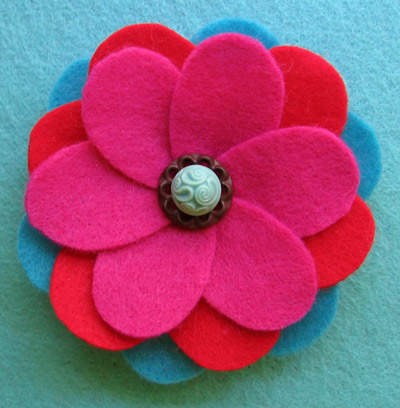
%> input picture Assignment 1 Outputs/flower.jpg, 400 x 408 px
$ octave 'Image_HistogramCreation_&_Normalization.m'   (GNU Octave 9; MATLAB toolbox functions it lacks are replaced by stand-ins)
%> lines starting %> are read from the running program, lines starting %| are printed output that depends on the picture
% Image Histogram Creation. Normalize it and show it side by side.

im = imread('flower.jpg');
%> im is the input picture: size 408x400x3 uint8; mean R, G, B 150.2, 87.4, 119.7


%% Manually converting to grayscale

[r, c, d] = size(im);  % Get the size of the image
%> r = 408; c = 400; d = 3

imgray = zeros(r, c);   % Initialize a matrix for the grayscale image


% Loop through each pixel and apply the RGB to grayscale conversion formula

for i = 1:r

    for j = 1:c

        red = im(i,j,1);      % Red channel

        green = im(i,j,2);    % Green channel

        blue = im(i,j,3);     % Blue channel

        % Grayscale conversion formula

        imgray(i,j) = 0.299 * red + 0.587 * green + 0.114 * blue;

    end

end
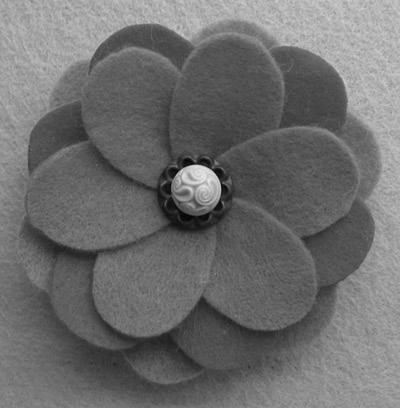
%> imgray: size 408x400 double; min 5, max 233, mean 109.9


% Convert to uint8 format

imgray = uint8(imgray);
%> imgray: size 408x400 uint8


%% Compute the histogram of the grayscale image

% The range of pixel values is 0 to 255 for a grayscale image

original_hist = zeros(1, 256);  % Initialize the histogram array


% Count the occurrences of each pixel value

for i = 1:r

    for j = 1:c

        pixel_value = imgray(i,j);  % Get the pixel value

        original_hist(pixel_value + 1) = original_hist(pixel_value + 1) + 1;  % Increment the corresponding bin

    end

end
%> after the loop, original_hist = 256 values, max 2759 at index 86, min 0 at index 1, mean 637.5


% Normalize the histogram

num_pixels = r * c;  % Total number of pixels
%> num_pixels = 163200

normalized_hist = original_hist / num_pixels;  % Normalize by the total number of pixels
%> normalized_hist = 256 values, max 0.0169 at index 86, min 0 at index 1, mean 0.00391


%% Display the original and normalized histograms side by side

figure;

subplot(1, 2, 1);

bar(0:255, original_hist, 'histc');  % Plot the original histogram

title('Original Histogram');

xlabel('Intensity Levels');

ylabel('Frequency');


subplot(1, 2, 2);

bar(0:255, normalized_hist, 'histc');  % Plot the normalized histogram

title('Normalized Histogram');

xlabel('Intensity Levels');

ylabel('Normalized Frequency');
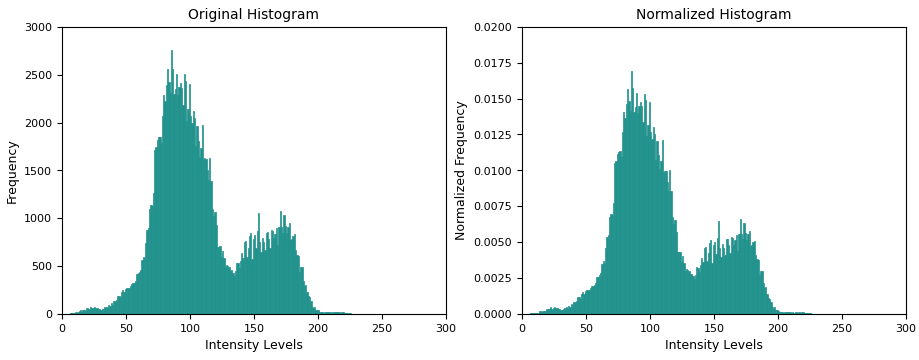
%> figure redrawn from the program's plot data, 2 panels; panel 1: tallest bar 2759 high, from x = 85 to 86; panel 2: tallest bar 0.0169 high, from x = 85 to 86

$ run again, with Assignment 1 Outputs/MY_IMAGE.jpg copied over Assignment 1 Outputs/flower.jpg
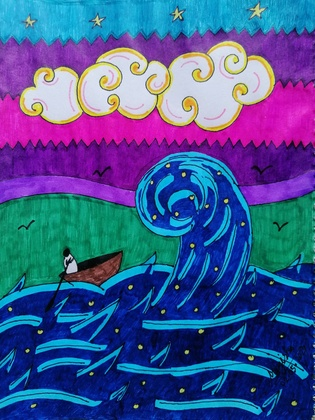
%> input picture Assignment 1 Outputs/MY_IMAGE.jpg, 315 x 420 px, shrunk from 828 x 1104 before the run
%> im is the input picture: size 420x315x3 uint8; mean R, G, B 66.8, 86.8, 147.1
%> after the loop `for i = 1:r`:
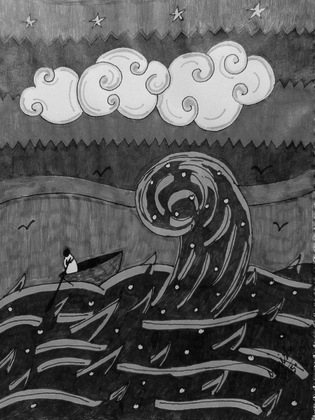
%> imgray: size 420x315 double; min 1, max 235, mean 87.7
%> after the loop `for i = 1:r`: original_hist = 256 values, max 2082 at index 25, min 0 at index 1, mean 516.8
%> normalized_hist = 256 values, max 0.0157 at index 25, min 0 at index 1, mean 0.00391
%> `ylabel('Normalized Frequency');`:
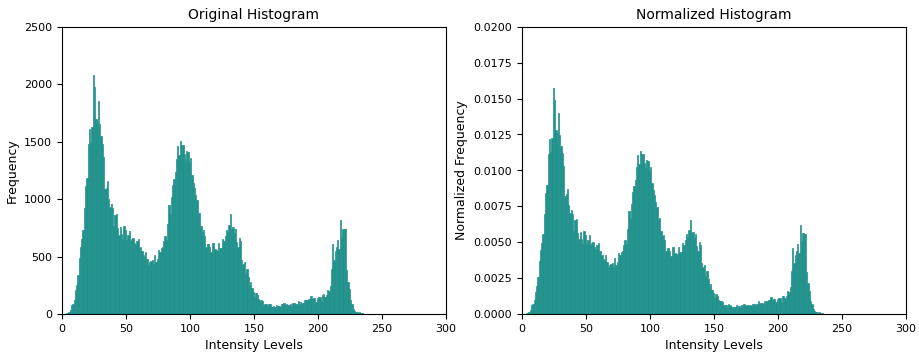
%> figure redrawn from the program's plot data, 2 panels; panel 1: tallest bar 2082 high, from x = 24 to 25; panel 2: tallest bar 0.0157 high, from x = 24 to 25

$ run again, with Assignment 1 Outputs/Mirror.png saved as Assignment 1 Outputs/flower.jpg
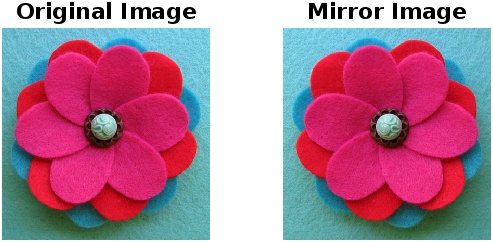
%> input picture Assignment 1 Outputs/Mirror.png, 493 x 242 px
%> im is the input picture: size 242x493x3 uint8; mean R, G, B 172.4, 125.9, 149.8
%> after the loop `for i = 1:r`:
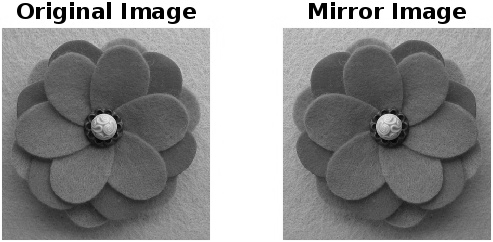
%> imgray: size 242x493 double; min 0, max 255, mean 142.6
%> after the loop `for i = 1:r`: original_hist = 256 values, max 25450 at index 255, min 0 at index 234, mean 466
%> normalized_hist = 256 values, max 0.213 at index 255, min 0 at index 234, mean 0.00391
%> `ylabel('Normalized Frequency');`:
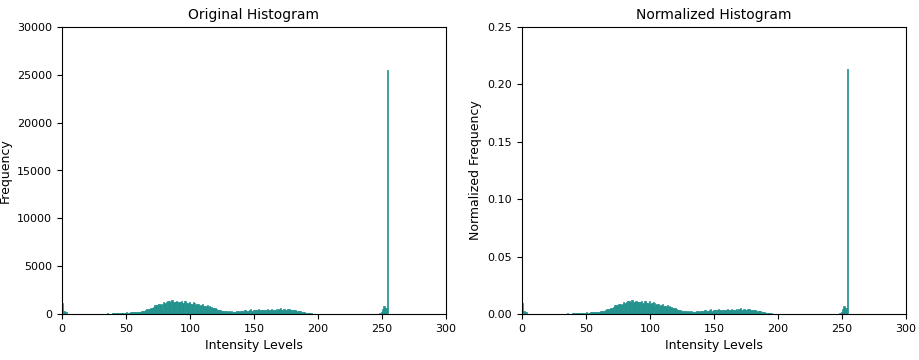
%> figure redrawn from the program's plot data, 2 panels; panel 1: tallest bar 25450 high, from x = 254 to 255; panel 2: tallest bar 0.213 high, from x = 254 to 255

$ run again, with Assignment 1 Outputs/Nightvision.png saved as Assignment 1 Outputs/flower.jpg
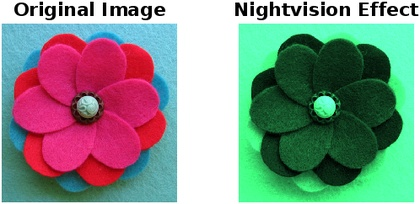
%> input picture Assignment 1 Outputs/Nightvision.png, 420 x 204 px, shrunk from 498 x 242 before the run
%> im is the input picture: size 204x420x3 uint8; mean R, G, B 133.3, 146.4, 138.1
%> after the loop `for i = 1:r`:
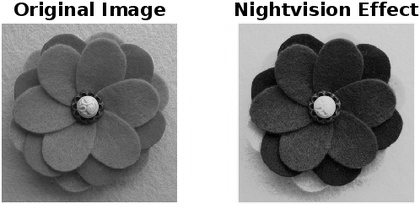
%> imgray: size 204x420 double; min 0, max 255, mean 141.6
%> after the loop `for i = 1:r`: original_hist = 256 values, max 16749 at index 255, min 0 at index 256, mean 334.7
%> normalized_hist = 256 values, max 0.195 at index 255, min 0 at index 256, mean 0.00391
%> `ylabel('Normalized Frequency');`:
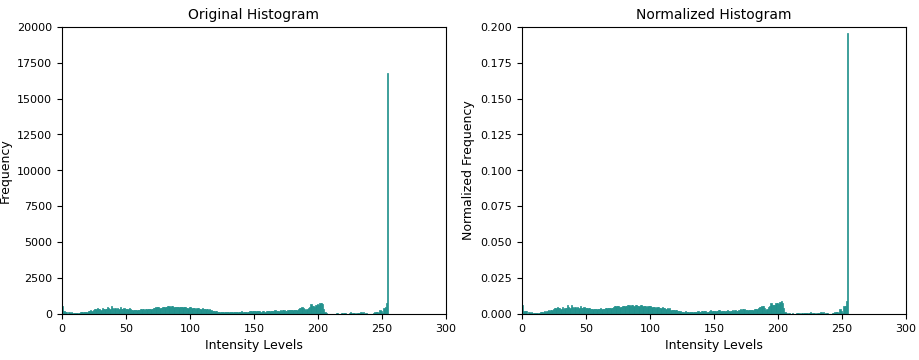
%> figure redrawn from the program's plot data, 2 panels; panel 1: tallest bar 16749 high, from x = 254 to 255; panel 2: tallest bar 0.195 high, from x = 254 to 255
